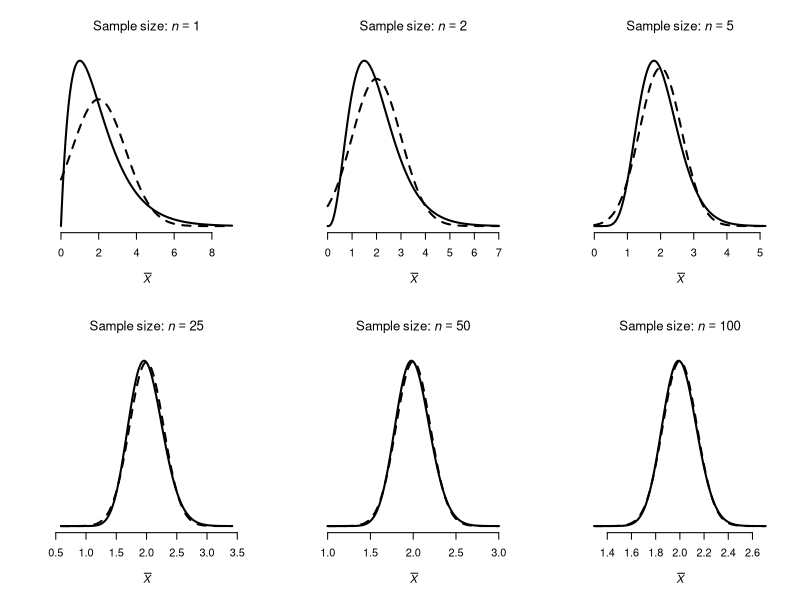

R code for this plot:
## ---- chunk 1
# Gamma(alpha=2, rate=1): Xbar ~ Gamma(n*alpha, rate=n)
# mu = 2, sigma = sqrt(2)

###  Set up  ###
alpha <- 2
beta  <- 1
mu    <- alpha / beta
sg    <- sqrt(alpha) / beta

ns <- c(1, 2, 5, 25, 50, 100)

###  Build x grid and densities for each n  ###
traces <- lapply(ns, function(n) {
  se   <- sg / sqrt(n)
  x    <- seq(max(mu - 5*se, 1e-4), 
              mu + 5*se, 
              length.out = 600)
  yex  <- dgamma(x, 
                 shape = n * alpha, 
                 rate = n * beta)
  yclt <- dnorm(x,  
                mean  = mu,        
                sd   = se)
  list(x = x, 
       yex = yex, 
       yclt = yclt, 
       n = n)
})

###  Build figure  ###
par(mfrow = c(2, 3))

plot(x = traces[[1]]$x, 
     y = traces[[1]]$yex,
     type = "l",
     xlab = expression(bar(italic(X))),
     ylab = "",
     axes = FALSE,
     main = expression(Sample~size*":"~italic(n)==1),
     lwd = 2)
axis(side = 1)
lines(x = traces[[1]]$x, 
      y = traces[[1]]$yclt,
      lty = 2,
      lwd = 2)



plot(x = traces[[2]]$x, 
     y = traces[[2]]$yex,
     type = "l",
     xlab = expression(bar(italic(X))),
     ylab = "",
     axes = FALSE,
     main = expression(Sample~size*":"~italic(n)==2),
     lwd = 2)
axis(side = 1)
lines(x = traces[[2]]$x, 
      y = traces[[2]]$yclt,
      lty = 2,
      lwd = 2)




plot(x = traces[[3]]$x, 
     y = traces[[3]]$yex,
     type = "l",
     xlab = expression(bar(italic(X))),
     ylab = "",
     axes = FALSE,
     main = expression(Sample~size*":"~italic(n)==5),
     lwd = 2)
axis(side = 1)
lines(x = traces[[3]]$x, 
      y = traces[[3]]$yclt,
      lty = 2,
      lwd = 2)



plot(x = traces[[4]]$x, 
     y = traces[[4]]$yex,
     type = "l",
     xlab = expression(bar(italic(X))),
     ylab = "",
     axes = FALSE,
     main = expression(Sample~size*":"~italic(n)==25),
     lwd = 2)
axis(side = 1)
lines(x = traces[[4]]$x, 
      y = traces[[4]]$yclt,
      lty = 2,
      lwd = 2)



plot(x = traces[[5]]$x, 
     y = traces[[5]]$yex,
     type = "l",
     xlab = expression(bar(italic(X))),
     ylab = "",
     axes = FALSE,
     main = expression(Sample~size*":"~italic(n)==50),
     lwd = 2)
axis(side = 1)
lines(x = traces[[5]]$x, 
      y = traces[[5]]$yclt,
      lty = 2,
      lwd = 2)



plot(x = traces[[6]]$x, 
     y = traces[[6]]$yex,
     type = "l",
     xlab = expression(bar(italic(X))),
     ylab = "",
     axes = FALSE,
     main = expression(Sample~size*":"~italic(n)==100),
     lwd = 2)
axis(side = 1)
lines(x = traces[[6]]$x, 
      y = traces[[6]]$yclt,
      lty = 2,
      lwd = 2)
